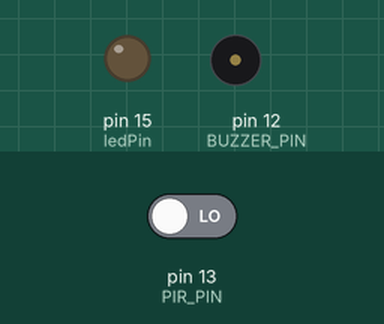
This sketch was run on a simulated Arduino Uno, built with avr-gcc and run on an emulated ATmega328P. On the bench: output pins drawn as LEDs (lit = HIGH), buzzer (waves = sounding, pin HIGH). The inputs (shaded band) are chosen by the test bench; at power-on: pin 13 (PIR_PIN) LOW.

Above: at 1.2 s.
1.3 s: pin 13 (PIR_PIN) driven HIGH
At 2.3 s:
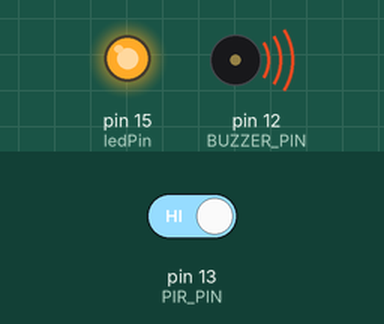
2.8 s: pin 13 (PIR_PIN) driven LOW
At 5.7 s:
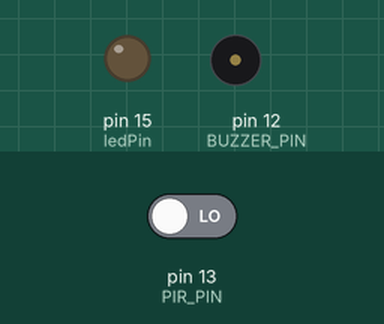
Timing chart, 0 to 7.2 s (numbered marks = the images above; inputs shaded):
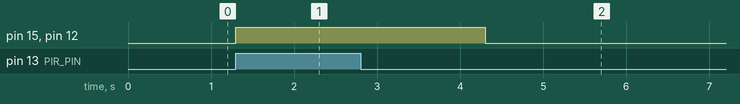

Measured:
- after the input at 1.3 s, pin 15 (ledPin), pin 12 (BUZZER_PIN): LOW → HIGH at once
- after the input at 2.8 s, pin 15 (ledPin), pin 12 (BUZZER_PIN): goes on until 4.3 s, then stays LOW

The sketch:

main.ino
```cpp
#define PIR_PIN 13
#define BUZZER_PIN 12

const int ledPin = 15;


void setup() {
  pinMode(PIR_PIN, INPUT);
  pinMode(BUZZER_PIN, OUTPUT);
  pinMode(ledPin, OUTPUT);


}

void loop() {
  int movimento = digitalRead(PIR_PIN);

  if (movimento == HIGH){
    digitalWrite(BUZZER_PIN, HIGH);
    digitalWrite(ledPin, HIGH);
    delay(3000);
    digitalWrite(BUZZER_PIN, LOW);
    digitalWrite(ledPin, LOW);
  }


  delay(100);
}
```
